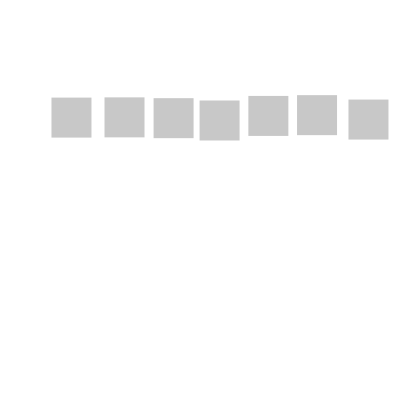
Frame 1 (no input)
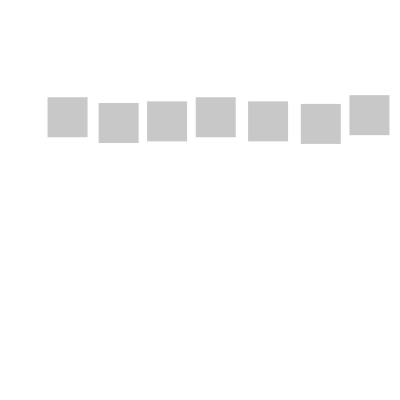
Frame 60 (the mouse pressed at the canvas centre just before this capture)
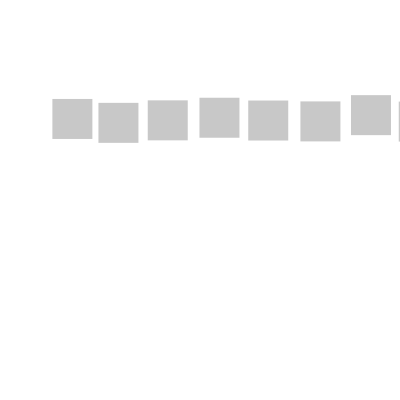
Frame 120 (the mouse held since frame 60 and released just before this capture)

The Processing sketch that drew these frames (run headless with seeded random() and noise(); from frame 60 on, the mouse is pressed at the canvas centre):

// Processing sketch: Nine_Squares_Interaction_Core
// ── Nine_Squares_Interaction_Core.pde
int squareSize = 40;  // Size of each square
int numSquares = 9;   // Number of squares

void setup() {
  size(400, 400);  // Set canvas size
  noStroke();      // Remove borders for squares
}

void draw() {
  background(255);  // Clear the canvas
  for (int i = 0; i < numSquares; i++) {
    // Introduce randomness in the position of squares
    float xOffset = random(-5, 5);
    float yOffset = random(-5, 5);
    
    // Calculate position of each square
    float x = 50 + i * (squareSize + 10) + xOffset;
    float y = 100 + yOffset;

    // Check if the mouse is within the current square's boundaries
    if (mouseX > x && mouseX < x + squareSize && mouseY > y && mouseY < y + squareSize) {
      fill(255, 128, 32);  // Color the square under the mouse pointer
    } else {
      fill(200);  // Default color for other squares
    }
    
    rect(x, y, squareSize, squareSize);  // Draw the square
  }
}
